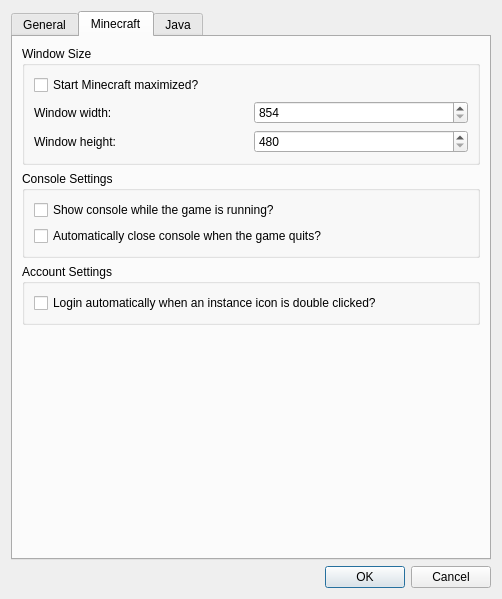
<?xml version="1.0" encoding="UTF-8"?>
<ui version="4.0">
 <class>SettingsDialog</class>
 <widget class="QDialog" name="SettingsDialog">
  <property name="geometry">
   <rect>
    <x>0</x>
    <y>0</y>
    <width>502</width>
    <height>599</height>
   </rect>
  </property>
  <property name="sizePolicy">
   <sizepolicy hsizetype="MinimumExpanding" vsizetype="MinimumExpanding">
    <horstretch>0</horstretch>
    <verstretch>0</verstretch>
   </sizepolicy>
  </property>
  <property name="windowTitle">
   <string>Settings</string>
  </property>
  <property name="windowIcon">
   <iconset resource="../../multimc.qrc">
    <normaloff>:/icons/toolbar/settings</normaloff>:/icons/toolbar/settings</iconset>
  </property>
  <property name="modal">
   <bool>true</bool>
  </property>
  <layout class="QVBoxLayout" name="mainLayout">
   <item>
    <widget class="QTabWidget" name="settingsTabs">
     <property name="tabShape">
      <enum>QTabWidget::Rounded</enum>
     </property>
     <property name="currentIndex">
      <number>1</number>
     </property>
     <widget class="QWidget" name="generalTab">
      <attribute name="title">
       <string>General</string>
      </attribute>
      <layout class="QVBoxLayout" name="generalTabLayout">
       <item>
        <widget class="QGroupBox" name="sortingModeBox">
         <property name="enabled">
          <bool>true</bool>
         </property>
         <property name="title">
          <string>Sorting Mode</string>
         </property>
         <layout class="QHBoxLayout" name="sortingModeBoxLayout">
          <item>
           <widget class="QRadioButton" name="sortLastLaunchedBtn">
            <property name="text">
             <string>By last launched</string>
            </property>
            <attribute name="buttonGroup">
             <string notr="true">sortingModeGroup</string>
            </attribute>
           </widget>
          </item>
          <item>
           <widget class="QRadioButton" name="sortByNameBtn">
            <property name="text">
             <string>By name</string>
            </property>
            <attribute name="buttonGroup">
             <string notr="true">sortingModeGroup</string>
            </attribute>
           </widget>
          </item>
         </layout>
        </widget>
       </item>
       <item>
        <widget class="QGroupBox" name="updateSettingsBox">
         <property name="title">
          <string>Update Settings</string>
         </property>
         <layout class="QVBoxLayout" name="updateSettingsBoxLayout">
          <item>
           <widget class="QCheckBox" name="devBuildsCheckBox">
            <property name="text">
             <string>Use development builds?</string>
            </property>
           </widget>
          </item>
          <item>
           <widget class="QCheckBox" name="autoUpdateCheckBox">
            <property name="text">
             <string>Check for updates when MultiMC starts?</string>
            </property>
           </widget>
          </item>
         </layout>
        </widget>
       </item>
       <item>
        <widget class="QGroupBox" name="foldersBox">
         <property name="title">
          <string>Folders</string>
         </property>
         <layout class="QGridLayout" name="foldersBoxLayout">
          <item row="0" column="0">
           <widget class="QLabel" name="labelInstDir">
            <property name="text">
             <string>Instances:</string>
            </property>
           </widget>
          </item>
          <item row="0" column="1">
           <widget class="QLineEdit" name="instDirTextBox"/>
          </item>
          <item row="0" column="2">
           <widget class="QToolButton" name="instDirBrowseBtn">
            <property name="text">
             <string>...</string>
            </property>
           </widget>
          </item>
          <item row="1" column="0">
           <widget class="QLabel" name="labelModsDir">
            <property name="text">
             <string>Mods:</string>
            </property>
           </widget>
          </item>
          <item row="1" column="1">
           <widget class="QLineEdit" name="modsDirTextBox"/>
          </item>
          <item row="1" column="2">
           <widget class="QToolButton" name="modsDirBrowseBtn">
            <property name="text">
             <string>...</string>
            </property>
           </widget>
          </item>
          <item row="2" column="0">
           <widget class="QLabel" name="labelLWJGLDir">
            <property name="text">
             <string>LWJGL:</string>
            </property>
           </widget>
          </item>
          <item row="2" column="1">
           <widget class="QLineEdit" name="lwjglDirTextBox"/>
          </item>
          <item row="2" column="2">
           <widget class="QToolButton" name="lwjglDirBrowseBtn">
            <property name="text">
             <string>...</string>
            </property>
           </widget>
          </item>
         </layout>
        </widget>
       </item>
       <item>
        <spacer name="generalTabSpacer">
         <property name="orientation">
          <enum>Qt::Vertical</enum>
         </property>
         <property name="sizeHint" stdset="0">
          <size>
           <width>20</width>
           <height>40</height>
          </size>
         </property>
        </spacer>
       </item>
      </layout>
     </widget>
     <widget class="QWidget" name="minecraftTab">
      <attribute name="title">
       <string>Minecraft</string>
      </attribute>
      <layout class="QVBoxLayout" name="verticalLayout_3">
       <item>
        <widget class="QGroupBox" name="windowSizeGroupBox">
         <property name="title">
          <string>Window Size</string>
         </property>
         <layout class="QVBoxLayout" name="verticalLayout_4">
          <item>
           <widget class="QCheckBox" name="maximizedCheckBox">
            <property name="text">
             <string>Start Minecraft maximized?</string>
            </property>
           </widget>
          </item>
          <item>
           <layout class="QGridLayout" name="gridLayoutWindowSize">
            <item row="1" column="0">
             <widget class="QLabel" name="labelWindowHeight">
              <property name="text">
               <string>Window height:</string>
              </property>
             </widget>
            </item>
            <item row="0" column="0">
             <widget class="QLabel" name="labelWindowWidth">
              <property name="text">
               <string>Window width:</string>
              </property>
             </widget>
            </item>
            <item row="0" column="1">
             <widget class="QSpinBox" name="windowWidthSpinBox">
              <property name="minimum">
               <number>854</number>
              </property>
              <property name="maximum">
               <number>65536</number>
              </property>
              <property name="singleStep">
               <number>1</number>
              </property>
              <property name="value">
               <number>854</number>
              </property>
             </widget>
            </item>
            <item row="1" column="1">
             <widget class="QSpinBox" name="windowHeightSpinBox">
              <property name="minimum">
               <number>480</number>
              </property>
              <property name="maximum">
               <number>65536</number>
              </property>
              <property name="value">
               <number>480</number>
              </property>
             </widget>
            </item>
           </layout>
          </item>
         </layout>
        </widget>
       </item>
       <item>
        <widget class="QGroupBox" name="consoleSettingsBox">
         <property name="title">
          <string>Console Settings</string>
         </property>
         <layout class="QVBoxLayout" name="verticalLayout_2">
          <item>
           <widget class="QCheckBox" name="showConsoleCheck">
            <property name="text">
             <string>Show console while the game is running?</string>
            </property>
           </widget>
          </item>
          <item>
           <widget class="QCheckBox" name="autoCloseConsoleCheck">
            <property name="text">
             <string>Automatically close console when the game quits?</string>
            </property>
           </widget>
          </item>
         </layout>
        </widget>
       </item>
       <item>
        <widget class="QGroupBox" name="accountSettingsBox">
         <property name="title">
          <string>Account Settings</string>
         </property>
         <layout class="QVBoxLayout" name="verticalLayout">
          <item>
           <widget class="QCheckBox" name="autoLoginCheckBox">
            <property name="text">
             <string>Login automatically when an instance icon is double clicked?</string>
            </property>
           </widget>
          </item>
         </layout>
        </widget>
       </item>
       <item>
        <spacer name="verticalSpacerMinecraft">
         <property name="orientation">
          <enum>Qt::Vertical</enum>
         </property>
         <property name="sizeHint" stdset="0">
          <size>
           <width>20</width>
           <height>40</height>
          </size>
         </property>
        </spacer>
       </item>
      </layout>
     </widget>
     <widget class="QWidget" name="javaTab">
      <attribute name="title">
       <string>Java</string>
      </attribute>
      <layout class="QVBoxLayout" name="verticalLayout_5">
       <item>
        <widget class="QGroupBox" name="memoryGroupBox">
         <property name="title">
          <string>Memory</string>
         </property>
         <layout class="QGridLayout" name="gridLayout_2">
          <item row="1" column="1">
           <widget class="QSpinBox" name="maxMemSpinBox">
            <property name="minimum">
             <number>512</number>
            </property>
            <property name="maximum">
             <number>65536</number>
            </property>
            <property name="singleStep">
             <number>128</number>
            </property>
            <property name="value">
             <number>1024</number>
            </property>
           </widget>
          </item>
          <item row="0" column="0">
           <widget class="QLabel" name="labelMinMem">
            <property name="text">
             <string>Minimum memory allocation:</string>
            </property>
           </widget>
          </item>
          <item row="1" column="0">
           <widget class="QLabel" name="labelMaxMem">
            <property name="text">
             <string>Maximum memory allocation:</string>
            </property>
           </widget>
          </item>
          <item row="0" column="1">
           <widget class="QSpinBox" name="minMemSpinBox">
            <property name="minimum">
             <number>256</number>
            </property>
            <property name="maximum">
             <number>65536</number>
            </property>
            <property name="singleStep">
             <number>128</number>
            </property>
            <property name="value">
             <number>256</number>
            </property>
           </widget>
          </item>
          <item row="2" column="0">
           <widget class="QLabel" name="labelPermGen">
            <property name="text">
             <string>PermGen:</string>
            </property>
           </widget>
          </item>
          <item row="2" column="1">
           <widget class="QSpinBox" name="permGenSpinBox">
            <property name="minimum">
             <number>64</number>
            </property>
            <property name="maximum">
             <number>999999999</number>
            </property>
            <property name="singleStep">
             <number>8</number>
            </property>
            <property name="value">
             <number>64</number>
            </property>
           </widget>
          </item>
         </layout>
        </widget>
       </item>
       <item>
        <widget class="QGroupBox" name="javaSettingsGroupBox">
         <property name="title">
          <string>Java Settings</string>
         </property>
         <layout class="QGridLayout" name="gridLayout_3">
          <item row="0" column="0">
           <widget class="QLabel" name="labelJavaPath">
            <property name="sizePolicy">
             <sizepolicy hsizetype="Fixed" vsizetype="Preferred">
              <horstretch>0</horstretch>
              <verstretch>0</verstretch>
             </sizepolicy>
            </property>
            <property name="text">
             <string>Java path:</string>
            </property>
           </widget>
          </item>
          <item row="2" column="0">
           <widget class="QLabel" name="labelJVMArgs">
            <property name="sizePolicy">
             <sizepolicy hsizetype="Fixed" vsizetype="Preferred">
              <horstretch>0</horstretch>
              <verstretch>0</verstretch>
             </sizepolicy>
            </property>
            <property name="text">
             <string>JVM arguments:</string>
            </property>
           </widget>
          </item>
          <item row="1" column="3">
           <widget class="QPushButton" name="btnBrowse">
            <property name="sizePolicy">
             <sizepolicy hsizetype="Fixed" vsizetype="Fixed">
              <horstretch>0</horstretch>
              <verstretch>0</verstretch>
             </sizepolicy>
            </property>
            <property name="text">
             <string>Browse...</string>
            </property>
           </widget>
          </item>
          <item row="0" column="1" colspan="3">
           <widget class="QLineEdit" name="javaPathTextBox"/>
          </item>
          <item row="1" column="2">
           <widget class="QPushButton" name="pushButton">
            <property name="sizePolicy">
             <sizepolicy hsizetype="Fixed" vsizetype="Fixed">
              <horstretch>0</horstretch>
              <verstretch>0</verstretch>
             </sizepolicy>
            </property>
            <property name="text">
             <string>Auto-detect...</string>
            </property>
           </widget>
          </item>
          <item row="2" column="1" colspan="3">
           <widget class="QLineEdit" name="jvmArgsTextBox"/>
          </item>
         </layout>
        </widget>
       </item>
       <item>
        <widget class="QGroupBox" name="customCommandsGroupBox">
         <property name="title">
          <string>Custom Commands</string>
         </property>
         <layout class="QGridLayout" name="gridLayout_4">
          <item row="1" column="0">
           <widget class="QLabel" name="labelPostExitCmd">
            <property name="text">
             <string>Post-exit command:</string>
            </property>
           </widget>
          </item>
          <item row="0" column="0">
           <widget class="QLabel" name="labelPreLaunchCmd">
            <property name="text">
             <string>Pre-launch command:</string>
            </property>
           </widget>
          </item>
          <item row="0" column="1">
           <widget class="QLineEdit" name="preLaunchCmdTextBox"/>
          </item>
          <item row="1" column="1">
           <widget class="QLineEdit" name="postExitCmdTextBox"/>
          </item>
         </layout>
        </widget>
       </item>
       <item>
        <widget class="QLabel" name="labelCustomCmdsDescription">
         <property name="sizePolicy">
          <sizepolicy hsizetype="MinimumExpanding" vsizetype="MinimumExpanding">
           <horstretch>0</horstretch>
           <verstretch>0</verstretch>
          </sizepolicy>
         </property>
         <property name="text">
          <string>Pre-launch command runs before the instance launches and post-exit command runs after it exits. Both will be run in MultiMC's working directory with INST_ID, INST_DIR, and INST_NAME as environment variables.</string>
         </property>
         <property name="alignment">
          <set>Qt::AlignLeading|Qt::AlignLeft|Qt::AlignTop</set>
         </property>
         <property name="wordWrap">
          <bool>true</bool>
         </property>
        </widget>
       </item>
      </layout>
     </widget>
    </widget>
   </item>
   <item>
    <widget class="QDialogButtonBox" name="buttonBox">
     <property name="orientation">
      <enum>Qt::Horizontal</enum>
     </property>
     <property name="standardButtons">
      <set>QDialogButtonBox::Cancel|QDialogButtonBox::Ok</set>
     </property>
    </widget>
   </item>
  </layout>
 </widget>
 <tabstops>
  <tabstop>settingsTabs</tabstop>
  <tabstop>buttonBox</tabstop>
  <tabstop>sortLastLaunchedBtn</tabstop>
  <tabstop>sortByNameBtn</tabstop>
  <tabstop>devBuildsCheckBox</tabstop>
  <tabstop>autoUpdateCheckBox</tabstop>
  <tabstop>instDirTextBox</tabstop>
  <tabstop>modsDirTextBox</tabstop>
  <tabstop>lwjglDirTextBox</tabstop>
  <tabstop>instDirBrowseBtn</tabstop>
  <tabstop>modsDirBrowseBtn</tabstop>
  <tabstop>lwjglDirBrowseBtn</tabstop>
  <tabstop>maximizedCheckBox</tabstop>
  <tabstop>windowWidthSpinBox</tabstop>
  <tabstop>windowHeightSpinBox</tabstop>
  <tabstop>showConsoleCheck</tabstop>
  <tabstop>autoCloseConsoleCheck</tabstop>
  <tabstop>minMemSpinBox</tabstop>
  <tabstop>maxMemSpinBox</tabstop>
  <tabstop>permGenSpinBox</tabstop>
  <tabstop>javaPathTextBox</tabstop>
  <tabstop>pushButton</tabstop>
  <tabstop>btnBrowse</tabstop>
  <tabstop>jvmArgsTextBox</tabstop>
  <tabstop>preLaunchCmdTextBox</tabstop>
  <tabstop>postExitCmdTextBox</tabstop>
 </tabstops>
 <resources>
  <include location="../../multimc.qrc"/>
 </resources>
 <connections>
  <connection>
   <sender>buttonBox</sender>
   <signal>accepted()</signal>
   <receiver>SettingsDialog</receiver>
   <slot>accept()</slot>
   <hints>
    <hint type="sourcelabel">
     <x>257</x>
     <y>410</y>
    </hint>
    <hint type="destinationlabel">
     <x>157</x>
     <y>274</y>
    </hint>
   </hints>
  </connection>
  <connection>
   <sender>buttonBox</sender>
   <signal>rejected()</signal>
   <receiver>SettingsDialog</receiver>
   <slot>reject()</slot>
   <hints>
    <hint type="sourcelabel">
     <x>325</x>
     <y>410</y>
    </hint>
    <hint type="destinationlabel">
     <x>286</x>
     <y>274</y>
    </hint>
   </hints>
  </connection>
 </connections>
 <buttongroups>
  <buttongroup name="sortingModeGroup"/>
 </buttongroups>
</ui>
